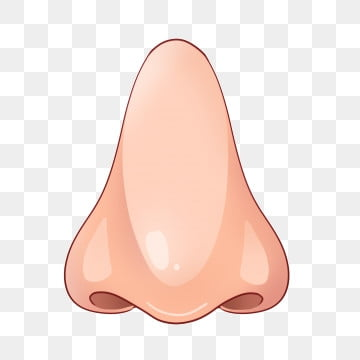
#> input picture online-exam-platform/python/img.png, 360 x 360 px; its folder holds 4 pictures in this run
$ python image-pre-processing.py
#> lines starting #> are read from the running program, lines starting #| are printed output that depends on the picture
import glob
import cv2
import os
import shutil
import datetime
import sys

#farklı os'lerde dosya dizini belirtmek icin dikkat et, daha sonra secilen model face_cascade objesine atanmis olur.
path_cascade = os.path.join('python', 'src', 'cascades', 'data', 'haarcascade_frontalface_default.xml')
face_cascade = cv2.CascadeClassifier(path_cascade)

path_frames = os.path.join('python', '*.png') #frameleri alacagimiz dizini burada tutacagiz. daha sonra buraya tekrar bak.

class ImageData:
    def __init__(self, im, file_name) :
        self.im = im
        self.file_name = file_name


image_numpy_array_list =[]

for file_name in glob.glob(path_frames):
    image_path = os.path.join(file_name) # daha sonra dosya yolu ici bunu yazıyorym suan mantıksız gozukse bile eger folder'lar altında olursa buna eklencek.
    im = cv2.imread(image_path)
#> im is the input picture: shape (360, 360, 3); mean B, G, R 222.6, 229.2, 245.9
    imageData = ImageData(im, file_name)
    image_numpy_array_list.append(imageData)


for image_numpy_array in image_numpy_array_list: #yani suan image_numpy_array istedigim numpy formatında.
    gray = cv2.cvtColor(image_numpy_array.im, cv2.COLOR_BGR2GRAY)
    faces = face_cascade.detectMultiScale(gray, scaleFactor =1.01, minNeighbors=5)
    if len(faces) == 0:
        print(image_numpy_array.file_name + " ->" + "yüz yok")
        shutil.move(image_numpy_array.file_name, os.path.join("garbage", str(datetime.datetime.now()) + ".png"))
    else :
        pass
#> this loop made 4 passes
#> pass 1, `gray = cv2.cvtColor(image_numpy_array.im, cv2.COLOR_BGR2GRAY)`:
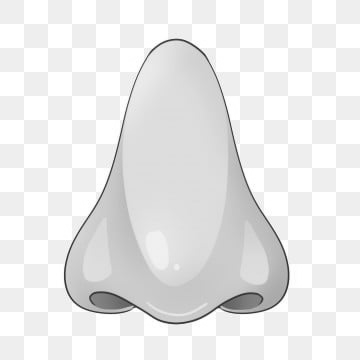
#> gray: shape (360, 360); min 38, max 255, mean 233.4
#> pass 2, `gray = cv2.cvtColor(image_numpy_array.im, cv2.COLOR_BGR2GRAY)`:
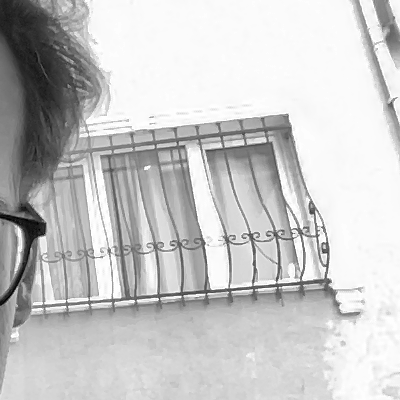
#> gray: shape (400, 400); min 0, max 255, mean 199.2
#> pass 3, `gray = cv2.cvtColor(image_numpy_array.im, cv2.COLOR_BGR2GRAY)`:
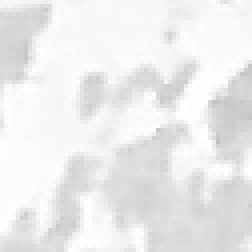
#> gray: shape (63, 63) (shown 4 times larger); min 192, max 255, mean 235.7
#> after the loop:
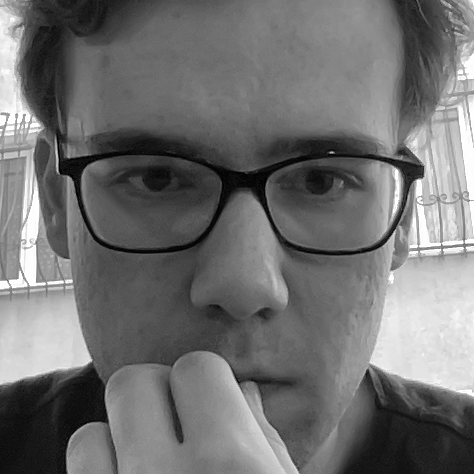
#> gray: shape (474, 474); min 0, max 255, mean 111.9
#> after the loop:
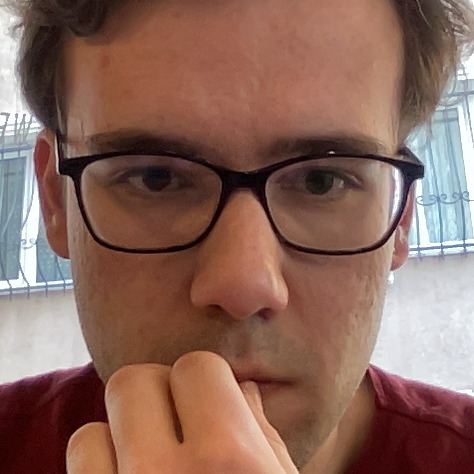
#> image_numpy_array.im: shape (474, 474, 3); mean B, G, R 91.1, 102.8, 137.9
